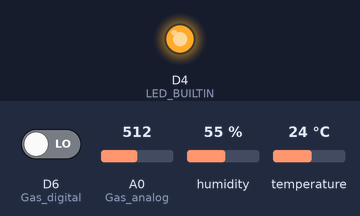
This sketch was run on a simulated ESP8266 (NodeMCU). On the bench: output pins drawn as LEDs (lit = HIGH, except the on-board LED, lit = LOW). The test bench sets the inputs (shaded band); at power-on: D6 (Gas_digital) LOW, A0 (Gas_analog) = 512, humidity 55 %, temperature 24 °C. WiFi joins after 1.5 s; servers stay silent unless stated; no MQTT or app messages arrive unless stated; what the sketch prints to the serial monitor is not drawn.

Above: at 2.5 s.
At 5.3 s:
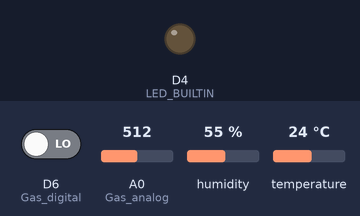
Timing chart, 0 to 8.7 s (numbered marks = the images above):
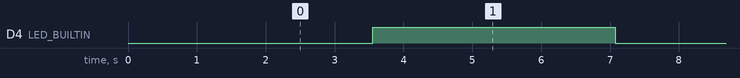

Measured:
- by itself, D4 (LED_BUILTIN): alternates HIGH for 3.5 s and LOW for 2.0 s

The sketch:

ESP8266.ino
```cpp
#include <Arduino.h>
#include <ESP8266WiFi.h>
#include <PubSubClient.h>

#include "DHT.h"
#define DHTPIN 13
#define DHTTYPE DHT11
#define MQ2 12
int Gas_analog = A0;    // used for ESP8266
int Gas_digital = D6;   // used for ESP8266
// wifi info

const char *SSID = "iphone";
const char *PASSWORD = "150";


// mqtt info
const char *MQTT_SERVER = "mqtt.telemetrytower.com";
const int MQTT_PROT = 1883;

// mqtt 主题
const char *MQTT_TOPIC_ONLINE = "xapi/home/online";
const char *MQTT_TOPIC_UPDATE = "/home/id/sensordata";
const char *CLIENT_ID = "esp8266-testuser1";   //用户id，尽量修改
const char* mqttUserName = "mqtt";         // 服务端连接用户名(需要修改)
const char* mqttPassword = "123456";          // 服务端连接密码(需要修改)

DHT dht(DHTPIN, DHTTYPE);
WiFiClient espClient;
PubSubClient client(espClient);

void init_wifi();
void mqtt_reconnect();
void mqtt_msg_callback(char *topic, byte *payload, unsigned int length);
void wb_update(); // 温湿度 发送

float h_DHT11 = 0; // 湿度
float t_DHT11 = 0; // 温度

void setup() {
  pinMode(LED_BUILTIN, OUTPUT);
    Serial.begin(9600);
    init_wifi();
    client.setServer(MQTT_SERVER, MQTT_PROT);
    client.setCallback(mqtt_msg_callback);
    dht.begin();
    pinMode(Gas_digital, INPUT);

}

void loop() {
if(!client.connected()){
    mqtt_reconnect();
  }
  client.loop();
  wb_update();
}

void init_wifi(){
  Serial.println("连接中...");
  Serial.println(SSID);

  WiFi.begin(SSID, PASSWORD);
  while (WiFi.status() != WL_CONNECTED)
  {
    delay(500);
    Serial.print(".");
  }
}

void mqtt_reconnect(){
  while (!client.connected())
  {
    Serial.print("正在尝试MQTT连接");

    if(client.connect(CLIENT_ID,mqttUserName,mqttPassword)){

      Serial.println("已连接");
      client.publish(MQTT_TOPIC_ONLINE, "online"); // 发布
    }else{
      Serial.print("错误, rc");
      Serial.print(client.state());
      Serial.println("等待 5s");
      delay(5000);
    }
  }
}

void mqtt_msg_callback(char *topic, byte *payload, unsigned int length){
  Serial.print("Message arrived [");
  Serial.print(topic); // 打印主题信息
  Serial.print("] ");
}

void wb_update(){
  digitalWrite(LED_BUILTIN, LOW);
  delay(2000);
  digitalWrite(LED_BUILTIN, HIGH);
  delay(2000);
  if(client.connected()){
    h_DHT11 = dht.readHumidity();
    t_DHT11 = dht.readTemperature();
    if (isnan(h_DHT11) || isnan(t_DHT11)) {
        h_DHT11 = 0;
        t_DHT11 = 0;
        Serial.println(F("Failed to read from DHT sensor!"));
        return;
    }

	//smoke detector mq-2
	//int mq=analogRead(MQ2);
	int gassensorDigital = digitalRead(Gas_digital);
	int gassensorAnalog = analogRead(Gas_analog);
	Serial.printf("smoke,d:");
	Serial.print(gassensorDigital);
	Serial.printf("smoke,a:");
	Serial.print(gassensorAnalog);

    //String messageString ="{wendu:" + String(t_DHT11) + "," + "shidu:" + String(h_DHT11) + "}";
  String messageString = "{";

  // if you want to specify your sensor info (without datas), please add 'label_xxx' tag, short as 'lab',like 'lab_ip','lab_hostname','lab_location'
  messageString +="\"lab_ip\": \"127.0.0.1\"" ;

  // sensor datas part
  // if you want to extend sensor data, extend this part
  //"shidu"
  messageString += ",\"shidu\": " ;
  messageString += String(h_DHT11);

  // "wendu"
  messageString += ",\"wendu\": " ;
  messageString += String(t_DHT11);

  // "smoke"
  messageString += ",\"smoke\": " ;
  messageString += String(gassensorDigital);

  messageString += "}";


    char publishMsg[messageString.length() + 1];
    strcpy(publishMsg, messageString.c_str());

    Serial.print(F("湿度: "));
    Serial.print(h_DHT11);

    Serial.print(F("%  温度: "));
    Serial.print(t_DHT11);
    Serial.print(F("°C "));
    Serial.printf("");


    delay(1000);
    client.publish(MQTT_TOPIC_UPDATE, publishMsg);
    delay(500);
  }
}
```
